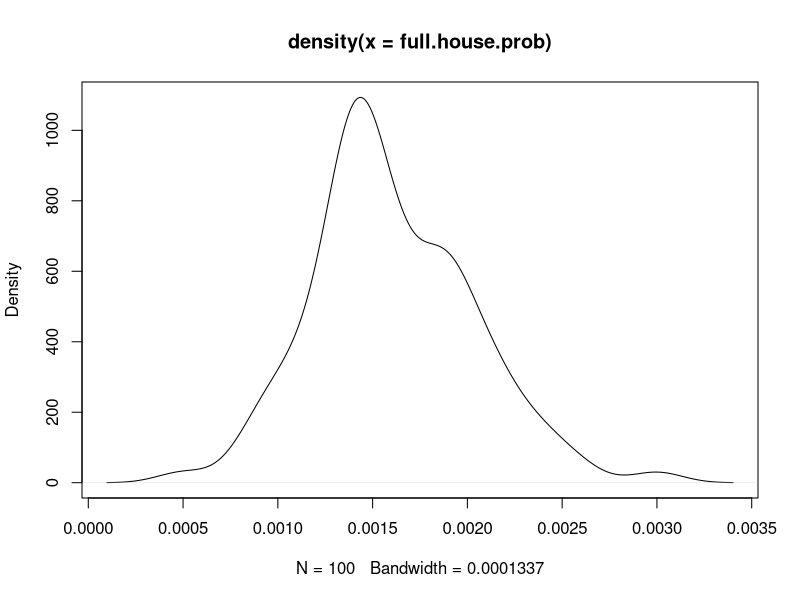

Reproduce this figure in R.
## ---- chunk 1
#library(reticulate)
#use_python('/path/to/python') #EDIT
knitr::opts_chunk$set(echo = TRUE)
## ---- chunk 2

deck <- matrix(rep(seq(1, 13), 4), ncol = 4)

## ---- chunk 3

colnames(deck) <- c("spades", "clubs", "hearts", "diamonds")
deck[c(1, 11:13), ] <- c("A", "J", "Q", "K")
draw <- NA

## ---- chunk 4

deck

## ---- chunk 5

sample <- 10000
sims <- 100

## ---- chunk 6

full.house <- array(0, c(sample, sims))
full.house.prob <- rep(0, sims)

## ---- chunk 7

for (k in 1:sims) {

    for (n in 1:sample) {

        draw <- sample(deck, 5)

        if (length(unique(draw)) == 2) 
            full.house[n, k] <- 1
    }

    full.house.prob[k] <- mean(full.house[, k])
}

plot(density(full.house.prob))

